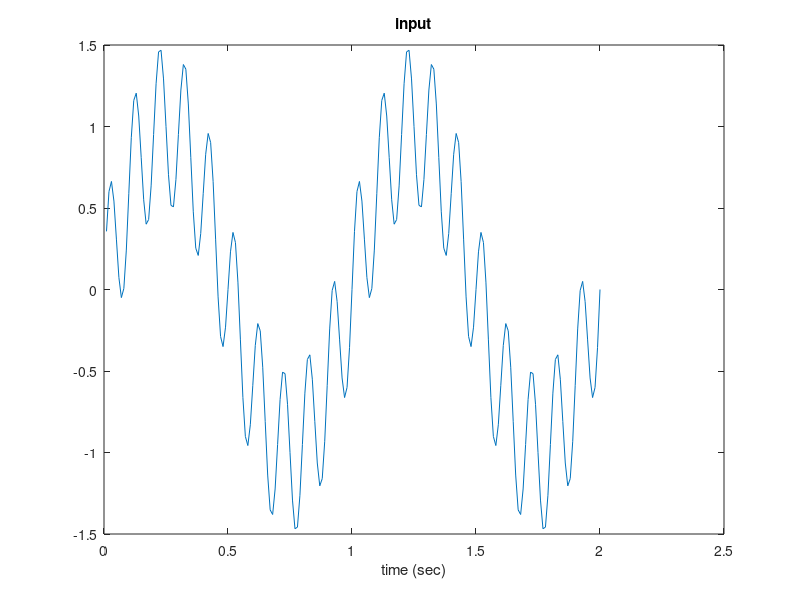
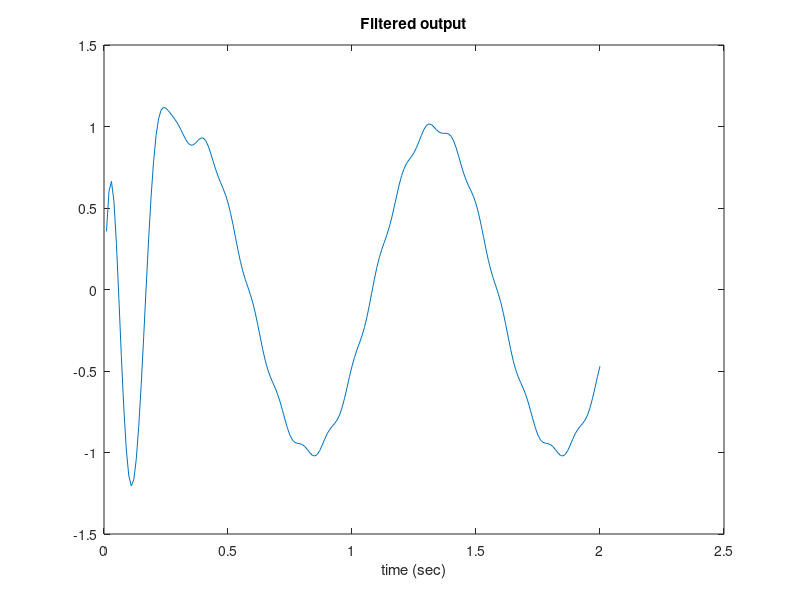

The MATLAB source for these figures, in order:
%% get butter filter
fc = 5; %cut off frequency
fs = 100; %sampling frequency

[b,a] = butter(4,fc/(fs/2));
%% implement butter filter

t=0;
for n=1:200
    t=t+0.01;
    x(n)=sin(2*pi*t)+0.5*sin(10*2*pi*t); %input signal
    if n>4
        Y(n)=1/a(1)*(-(a(2)*Y(n-1)+a(3)*Y(n-2)+a(4)*Y(n-3)+a(5)*Y(n-4))...
            +(b(1)*x(n)+b(2)*x(n-1)+b(3)*x(n-2)+b(4)*x(n-3)+b(5)*x(n-4)));
    else
        Y(n)=x(n);
    end
    tHi(n)=t;
end

%% Draw figures

figure(1)
plot(tHi,x)
title('input');
xlabel('time (sec)');

figure(2)
plot(tHi,Y)
title('Filtered output');
xlabel('time (sec)');